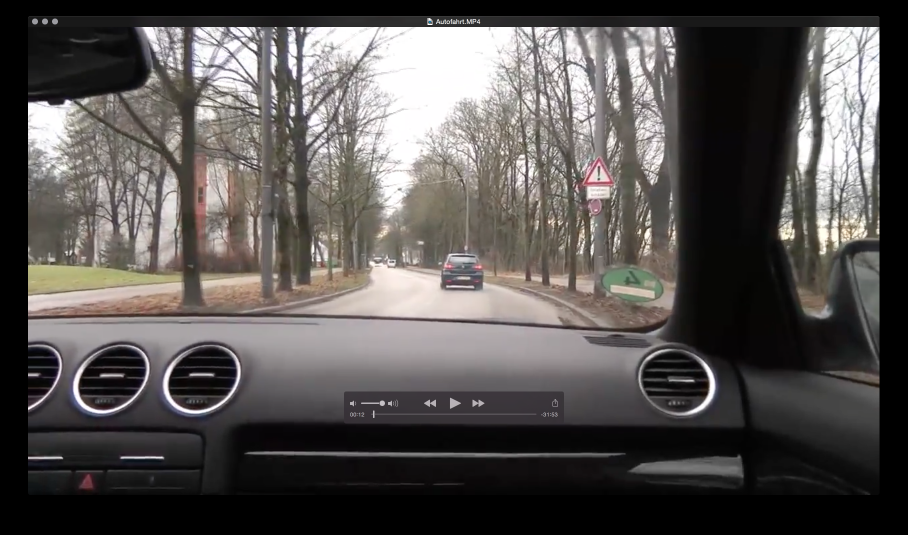
#> input picture images/road.png, 1815 x 1070 px (shown at 1/2 size)
$ python detect0r.py   (Python 2 division)
#> lines starting #> are read from the running program, lines starting #| are printed output that depends on the picture; after the words box and inside, x2 and y2 are one past the last pixel; in counts of white or black regions, pixels touching at a corner belong together
import cv2
import sys
import requests


def main():
    img = cv2.imread('../images/road.png')
#> img is the input picture: shape (1070, 1815, 3); mean B, G, R 81.7, 83.4, 87.2

    # convert to gray and to binary using a threshold, to detect edges/shapes
    gray = cv2.cvtColor(img, cv2.COLOR_BGR2GRAY)
    ret, thresh = cv2.threshold(gray, 127, 255, 4)
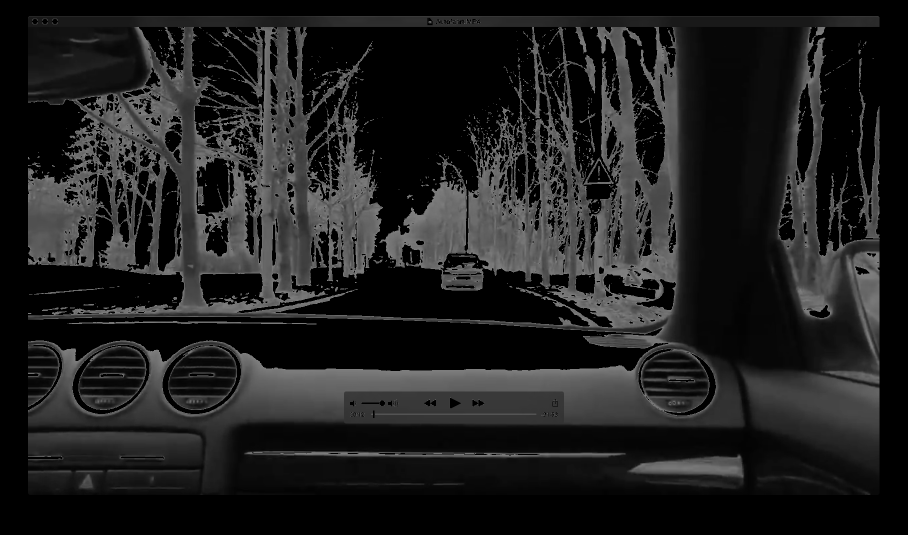
#> thresh: shape (1070, 1815) (shown at 1/2 size); min 0, max 127, mean 30.9

    # find shapes/contours
    contours, h = cv2.findContours(thresh, cv2.RETR_TREE, cv2.CHAIN_APPROX_SIMPLE)
#> contours = 1705 contours, 1186 with area under 20; largest, box (x1, y1, x2, y2) and area: (56, 32, 1759, 990) 1428366, (473, 53, 1227, 656) 183960, (1122, 53, 1243, 434) 24245, (324, 689, 483, 829) 16851, (144, 689, 300, 829) 16220; h = 1705 rows, first 6: [2, -1, 1, -1], [-1, -1, -1, 0], [3, 0, -1, -1], [4, 2, -1, -1], [5, 3, -1, -1], [6, 4, -1, -1]

    for contour in contours:

        perimeter = cv2.arcLength(contour, True)
        # skip shape/contour if it is too small or too big
        if perimeter < 50 or perimeter > 400 or cv2.isContourConvex(contour):
            continue

        approx = cv2.approxPolyDP(contour, 0.02 * cv2.arcLength(contour, True), True)
        x, y, w, h = cv2.boundingRect(contour)

        # colour different shapes
        if len(approx) == 3:
            cv2.rectangle(img, (x, y), (x + w, y + h), (0, 255, 0), 2)
        elif len(approx) == 4:
            cv2.rectangle(img, (x, y), (x + w, y + h), (0, 0, 255), 2)
        elif len(approx) >= 100:
            cv2.rectangle(img, (x, y), (x + w, y + h), (0, 255, 255), 2)
        else:
            # not an interesting shape for us
            continue

        # crop out the image, which might be a traffic sign,
        # save it to test.png
        cropped = img[y:y + h, x:x + w]
        cv2.imwrite('test.png', cropped)

        # query DIGITS REST API for classification
        response = requests.post(
            'http://localhost:5000/models/images/classification/classify_one.json?job_id=20151207-223900-80d9',
            files={'image_file': ('file.png', open('test.png', 'rb'))})

        predictions = response.json()['predictions']

        # only label shape if over 90%
        if predictions[0][1] > 90:
            print predictions[0][0]
            cv2.putText(img, predictions[0][0], (x + w + 5, y + h + 5), cv2.FONT_HERSHEY_SIMPLEX, 0.5, 255)
#> this loop made 114 passes
#> (contour, perimeter) on passes 2, 3, 4, 5, 7, 9, 12, 14, 16, 18, 19, 20: ([[95, 707], [96, 706], [97, 707], [96, 708]], 5.66), ([[1199, 669], [1200, 669]], 2), ([[1195, 669]], 0), ([[135, 647], [136, 647]], 2), ([[56, 626], [56, 627], [62, 627], [61, 626]], 13.41), ([[140, 615], [140, 616], [148, 616], [149, 615]], 19.41), ([[194, 613], [195, 614], [195, 613]], 3.41), ([[276, 611], [277, 611]], 2), ([[280, 608]], 0), ([[191, 607]], 0), ([[345, 604], [353, 604]], 16), ([[296, 603], [297, 604], [298, 603]], 4.83)
#> perimeter on passes 6, 8, 11, 13, 15, 17: 1006, 22.24, 31.9, 14.24, 19.07, 43.66
#> img: shape (1070, 1815, 3); 0.02% of pixels changed, all inside (x1, y1, x2, y2) = (1717, 115, 1726, 177)

    cv2.imshow('Demo', img)
    cv2.waitKey(0)
    cv2.destroyAllWindows()


if __name__ == '__main__':
    main()
#> (the call stopped at in main, `response = requests.post( 'http://localhost:5000/models/images/classif..`: requests is not available in this run)
